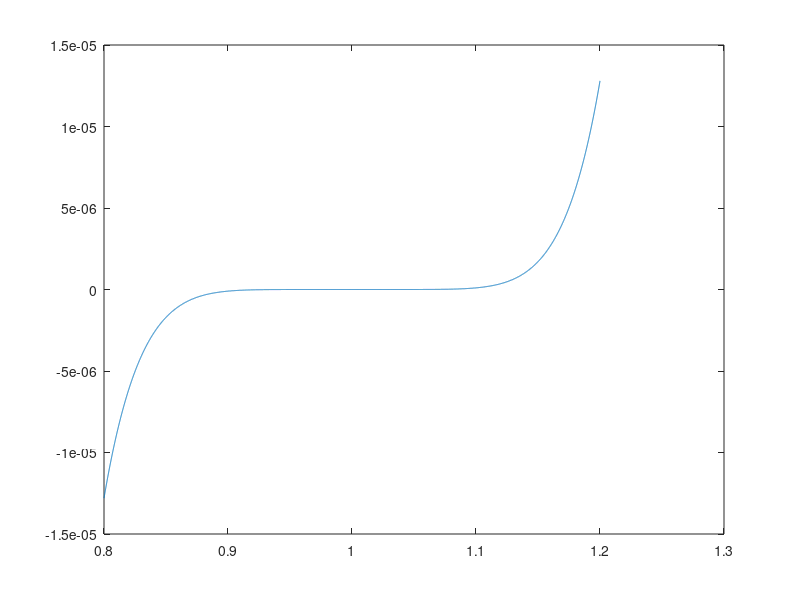
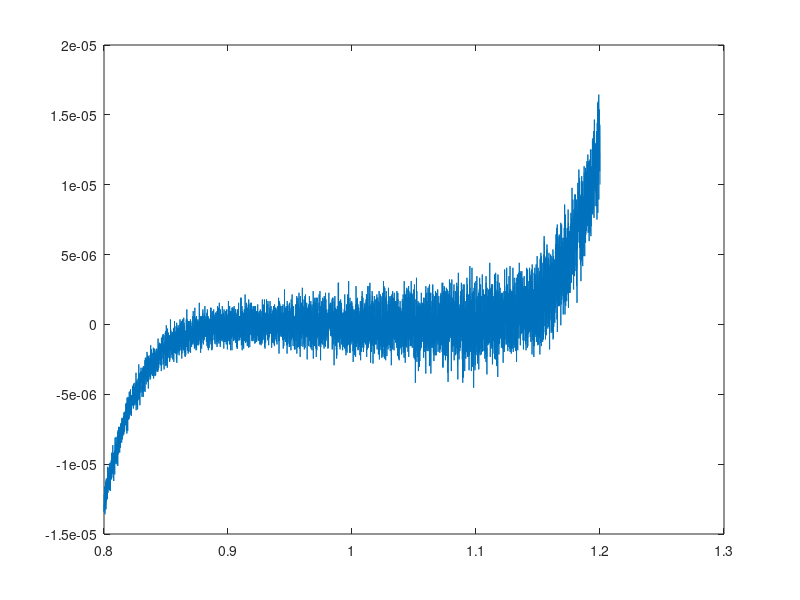

Reproduce these figures in MATLAB, in order.
%erstellt zwei Plots des selben Polynoms. Ein Mal in Linearfaktor-Schreibweise und ein Mal in Horner-Form
x = single(0.8:5*10^(-5):1.2);
plot(x,(x-1).^7);

figure

plot(x,((((((x-7).*x+21).*x-35).*x+35).*x-21).*x+7).*x-1);

%figure 2 ist ungenauer und fluktuiert. Dies liegt daran, dass bei der Horner-Form mit den ungenauen single-Werten mehr Rechenoperationen ausgeführt werden
% als bei der Schreibweise mit Potenz. Dadurch wird öfter gerundet und so pflanzen sich die Rundungsfehler fort.
